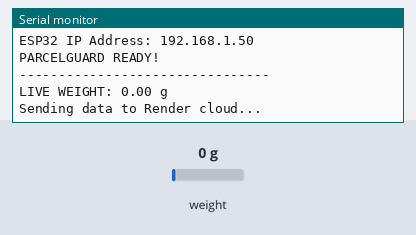
Bench run of a sketch on a simulated ESP32. On the bench: the last lines printed to the serial monitor. The inputs (shaded band) are chosen by the test bench; at power-on: weight on the scale 0 g. WiFi joins after 1.5 s; servers stay silent unless stated; uploads are accepted with an empty reply.

Above: at 4.7 s.
4.8 s: weight on the scale set to 100 g
At 4.8 s:
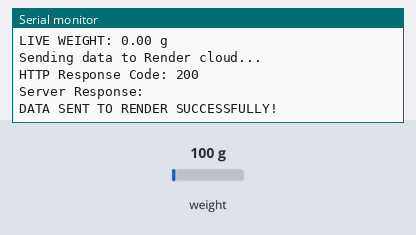
8.4 s: weight on the scale set to 1250 g
At 11.07 s:
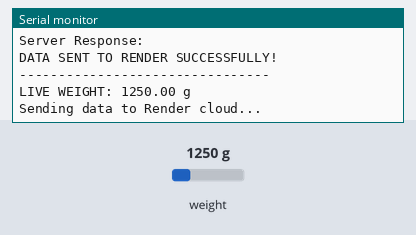
Timing chart, 0 to 12.6 s (numbered marks = the images above; inputs shaded):
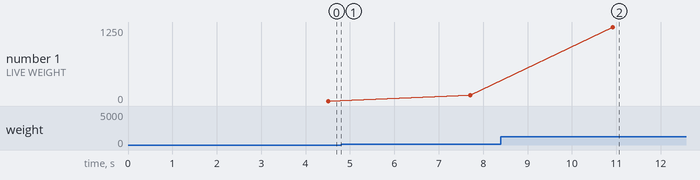

Measured:
- after the input at 8.4 s, the serial monitor: prints a new line after 2.5 s (image 2)
- plotted number 1: 0 → 100 after the input at 4.8 s, 100 → 1250 after the input at 8.4 s

The sketch:

sketch_nov2a.ino
```cpp
#include "HX711.h"
#include <WiFi.h>
#include <WiFiClientSecure.h>
#include <HTTPClient.h>

// ==========================================
// PARCELGUARD - SMART PARCEL WEIGHT SYSTEM
// ==========================================

// WIFI SETTINGS
const char* ssid = "moto edge 60 pro_1842";
const char* password = "12345678";

// RENDER CLOUD BACKEND
const char* serverURL =
"https://smartparcel-tcf5.onrender.com/api/sensor";

// HX711 PINS
#define DT 4
#define SCK 5

HX711 scale;

// CORRECTED CALIBRATION FACTOR
float calibration_factor = -432.04;

// ==========================================
// SETUP
// ==========================================

void setup() {

  Serial.begin(115200);
  delay(1000);

  Serial.println();
  Serial.println("================================");
  Serial.println("       PARCELGUARD SYSTEM");
  Serial.println("================================");

  // Initialize HX711
  scale.begin(DT, SCK);

  Serial.println("Initializing HX711...");

  while (!scale.is_ready()) {
    Serial.println("Waiting for HX711...");
    delay(1000);
  }

  Serial.println("HX711 READY!");

  // Apply calibration
  scale.set_scale(calibration_factor);

  // Zero the empty platform
  Serial.println("Taring scale...");
  scale.tare();

  Serial.println("Calibration completed!");

  // Connect WiFi
  Serial.println("Connecting to WiFi...");

  WiFi.begin(ssid, password);

  while (WiFi.status() != WL_CONNECTED) {
    delay(500);
    Serial.print(".");
  }

  Serial.println();
  Serial.println("WiFi Connected!");

  Serial.print("ESP32 IP Address: ");
  Serial.println(WiFi.localIP());

  Serial.println("PARCELGUARD READY!");
}

// ==========================================
// MAIN LOOP
// ==========================================

void loop() {

  if (!scale.is_ready()) {
    Serial.println("HX711 NOT READY!");
    delay(1000);
    return;
  }

  // Read weight in grams
  float weightGrams = scale.get_units(10);

  // Prevent negative readings
  if (weightGrams < 0) {
    weightGrams = 0;
  }

  Serial.println("--------------------------------");

  Serial.print("LIVE WEIGHT: ");
  Serial.print(weightGrams, 2);
  Serial.println(" g");

  // Check WiFi
  if (WiFi.status() != WL_CONNECTED) {
    Serial.println("WiFi Disconnected!");
    WiFi.reconnect();
    delay(1000);
    return;
  }

  // Send data to Render backend over HTTPS
  WiFiClientSecure client;
  client.setInsecure(); // Required for HTTPS connection

  HTTPClient http;
  http.setTimeout(30000); // 30s timeout for Render free tier

  if (http.begin(client, serverURL)) {

    http.addHeader("Content-Type", "application/json");
    http.addHeader("Connection", "close");

    String jsonData = "{";
    jsonData += "\"actual_weight_g\":";
    jsonData += String(weightGrams, 2);
    jsonData += ",";
    jsonData += "\"source\":\"ESP32\"";
    jsonData += "}";

    Serial.println("Sending data to Render cloud...");

    int responseCode = http.POST(jsonData);

    Serial.print("HTTP Response Code: ");
    Serial.println(responseCode);

    if (responseCode > 0) {

      String response = http.getString();

      Serial.print("Server Response: ");
      Serial.println(response);

      if (responseCode == 200 || responseCode == 201) {
        Serial.println("DATA SENT TO RENDER SUCCESSFULLY!");
      }

    } else {

      Serial.println("SERVER CONNECTION FAILED!");
      Serial.println(http.errorToString(responseCode));

    }

    http.end();
    client.stop();

  } else {
    Serial.println("Unable to initiate connection to Render.");
  }

  delay(2000); // 2 second pause between cloud uploads
}
```
